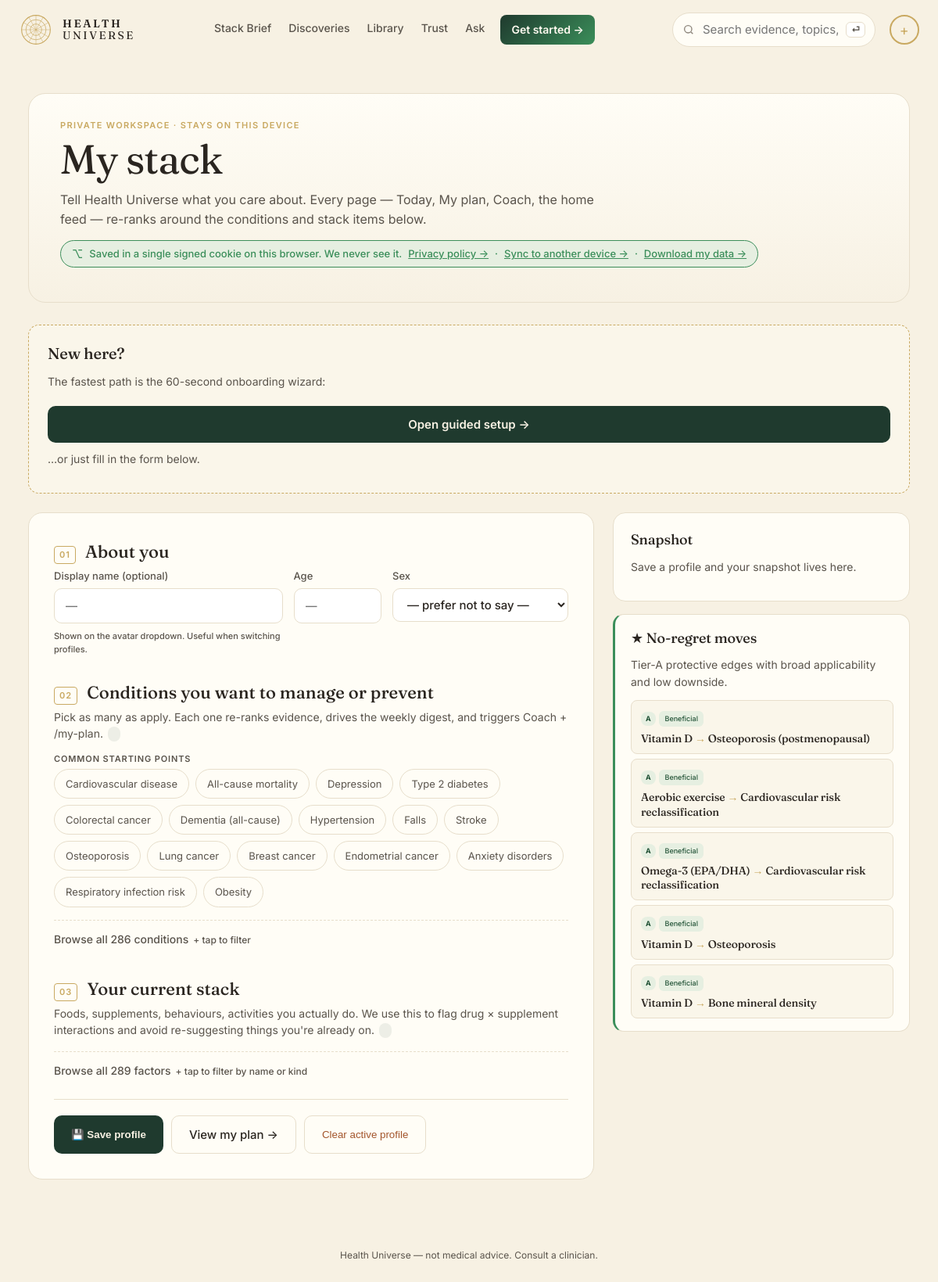
Page /me on the committed database.
### tables this page shows
CREATE TABLE edge (
    id              INTEGER PRIMARY KEY,
    factor_id       INTEGER NOT NULL REFERENCES entity(id),
    outcome_id      INTEGER NOT NULL REFERENCES entity(id),
    direction       TEXT NOT NULL CHECK (direction IN (
                      'protective','harmful','neutral','u_shaped','mixed')),
    tier            TEXT NOT NULL CHECK (tier IN ('A','B','C','D','X','deprecated')),
    effect_size     TEXT,         -- qualitative: trivial/small/moderate/large
    effect_quant    TEXT,         -- e.g. "RR 0.82 (0.74-0.91)"
    population      TEXT,         -- e.g. "adults>50; ApoE4 carriers"
    mechanism       TEXT,         -- 1-paragraph plain English
    summary         TEXT,         -- card body copy
    caveats         TEXT,
    seed_source     TEXT NOT NULL CHECK (seed_source IN ('claude_seed','gemma_daily','manual')),
    created_at      TEXT NOT NULL DEFAULT (datetime('now')),
    updated_at      TEXT NOT NULL DEFAULT (datetime('now')),
    last_reviewed   TEXT NOT NULL DEFAULT (datetime('now')), embedding BLOB, embedded_at TEXT, review_status TEXT DEFAULT "unreviewed",
    UNIQUE(factor_id, outcome_id, population)
);

CREATE TABLE entity (
    id            INTEGER PRIMARY KEY,
    slug          TEXT NOT NULL UNIQUE,
    name          TEXT NOT NULL,
    kind          TEXT NOT NULL CHECK (kind IN (
                    'food','nutrient','supplement','drug','activity',
                    'behavior','environmental','pathogen','gene',
                    'biomarker','condition','process')),
    aliases       TEXT,           -- JSON array
    description   TEXT,
    created_at    TEXT NOT NULL DEFAULT (datetime('now')),
    updated_at    TEXT NOT NULL DEFAULT (datetime('now'))
, embedding BLOB, embedded_at TEXT);

### web/app.py (the view)
@app.get("/me", response_class=HTMLResponse)
def me(request: Request):
    p = decode(request.cookies.get(COOKIE))
    with connect() as conn:
        all_factors = conn.execute(
            "SELECT slug, name, kind FROM entity WHERE kind IN "
            "('food','supplement','nutrient','activity','behavior') ORDER BY name"
        ).fetchall()
        all_outcomes = conn.execute(
            "SELECT slug, name FROM entity WHERE kind='condition' ORDER BY name"
        ).fetchall()
        relevant: list[dict] = []
        if p.stack or p.conditions:
            placeholders_f = ",".join("?" * max(len(p.stack), 1))
            placeholders_c = ",".join("?" * max(len(p.conditions), 1))
            rows = conn.execute(f"""
                SELECT e.id, e.tier, e.direction, e.summary, e.updated_at,
                       f.slug AS f_slug, f.name AS f_name,
                       o.slug AS o_slug, o.name AS o_name
                FROM edge e
                JOIN entity f ON f.id = e.factor_id
                JOIN entity o ON o.id = e.outcome_id
                WHERE (f.slug IN ({placeholders_f or "''"}))
                   OR (o.slug IN ({placeholders_c or "''"}))""",
                (*p.stack, *p.conditions)).fetchall()
            relevant = sorted([dict(r) for r in rows],
                              key=lambda e: -relevance_score(e, p))[:30]
        red_flags = _red_flags_in_stack(conn, p, limit=8)
        no_regret = _no_regret_movers(conn, p, limit=8)
        top_conditions = [dict(r) for r in conn.execute("""
            SELECT o.slug, o.name, COUNT(e.id) AS n
            FROM edge e JOIN entity o ON o.id=e.outcome_id
            WHERE o.kind IN ('condition','outcome') AND e.tier IN ('A','B')
            GROUP BY o.slug ORDER BY n DESC LIMIT 16""").fetchall()]
    return render(request, "me.html", {
        "title": "My stack",
        "profile": p,
        "factors": [dict(r) for r in all_factors],
        "outcomes": [dict(r) for r in all_outcomes],
        "relevant": relevant,
        "red_flags": red_flags,
        "no_regret": no_regret,
        "top_conditions": top_conditions,
        "saved": request.query_params.get("saved") == "1",
    })

### web/templates/me.html (shortened to what this page needs)
{% extends "base.html" %}
{% block content %}
<section class="stack-page">
  <header class="stack-head">
    <p class="stack-eyebrow">Private workspace · stays on this device</p>
    <h1 class="stack-title">My stack</h1>
    <p class="stack-lede">
      Tell Health Universe what you care about. Every page — Today, My
      plan, Coach, the home feed — re-ranks around the conditions and
      stack items below.
    </p>
    <p class="stack-privacy">
      <span class="stack-privacy-icon" aria-hidden="true">⌥</span>
      Saved in a single signed cookie on this browser. We never see it.
      <a class="link" href="/privacy">Privacy policy →</a> ·
      <a class="link" href="/sync">Sync to another device →</a> ·
      <a class="link" href="/data-export">Download my data →</a>
    </p>
  </header>
  {% if not profile.conditions and not profile.stack %}
  <div class="stack-onboarding">
    <h2>New here?</h2>
    <p class="muted body-sm">The fastest path is the 60-second onboarding wizard:</p>
    <a class="btn-primary inline" href="/start">Open guided setup →</a>
    <p class="muted body-sm" style="margin-top:10px">…or just fill in the form below.</p>
  </div>
  {% endif %}
  <div class="stack-grid">
    <form method="post" action="/me" class="stack-form" autocomplete="off">
      <fieldset class="stack-fieldset">
        <legend class="stack-legend"><span class="stack-num">01</span> About you</legend>
        <div class="stack-row-3">
          <label class="stack-label">Display name (optional)
            <input type="text" name="name" maxlength="40" placeholder="—"
                   value="{{ profile.name or '' }}">
            <small class="muted">Shown on the avatar dropdown. Useful when switching profiles.</small>
          </label>
          <label class="stack-label">Age
            <input type="number" name="age" min="1" max="120"
                   value="{{ profile.age or '' }}" placeholder="—">
          </label>
          <label class="stack-label">Sex
            <select name="sex">
              <option value="">— prefer not to say —</option>
            </select>
          </label>
        </div>
      </fieldset>
      <fieldset class="stack-fieldset">
        <legend class="stack-legend"><span class="stack-num">02</span> Conditions you want to manage or prevent</legend>
        <p class="stack-fieldset-help">
          Pick as many as apply. Each one re-ranks evidence, drives the
          weekly digest, and triggers Coach + /my-plan.
          <span id="cond-counter" class="stack-counter"></span>
        </p>
        {% if top_conditions %}
        <p class="stack-quickpick-label">Common starting points</p>
        <div class="stack-chips stack-chips-quick" id="cond-quick">
          {% for c in top_conditions %}
          <label class="stack-chip">
            <span>{{ c.name }}</span>
          </label>
          {% endfor %}
        </div>
        {% endif %}
        <details class="stack-collapsible" {% if profile.conditions|length > 4 %}open{% endif %}>
          <summary class="stack-collapsible-sum">
            Browse all {{ outcomes|length }} conditions
            <small class="muted">+ tap to filter</small>
          </summary>
        </details>
      </fieldset>
      <fieldset class="stack-fieldset">
        <legend class="stack-legend"><span class="stack-num">03</span> Your current stack</legend>
        <p class="stack-fieldset-help">
          Foods, supplements, behaviours, activities you actually do.
          We use this to flag drug × supplement interactions and avoid
          re-suggesting things you're already on.
          <span id="stack-counter" class="stack-counter"></span>
        </p>
        <details class="stack-collapsible" {% if profile.stack|length > 0 %}open{% endif %}>
          <summary class="stack-collapsible-sum">
            Browse all {{ factors|length }} factors
            <small class="muted">+ tap to filter by name or kind</small>
          </summary>
        </details>
      </fieldset>
      <div class="stack-actions">
        <button class="btn-primary" type="submit">💾 Save profile</button>
        <a class="btn-secondary inline" href="/my-plan">View my plan →</a>
        <button class="btn-secondary stack-clear" type="submit"
                formaction="/me/clear" formmethod="post"
                onclick="return confirm('Clear everything in this active profile? Alternates and email are kept.')">
          Clear active profile
        </button>
      </div>
    </form>
    <aside class="stack-side">
      <div class="stack-summary">
        <h2 class="stack-side-h">Snapshot</h2>
        {% if profile.age or profile.sex or profile.conditions or profile.stack %}
        <dl class="stack-snapshot">
          {% if profile.age or profile.sex %}
          <div><dt>Demographics</dt><dd>{{ profile.age or "—" }}{% if profile.age and profile.sex %} · {% endif %}{{ profile.sex or "" }}</dd></div>
          {% endif %}
          <div><dt>Conditions tracked</dt><dd>{{ profile.conditions|length }}</dd></div>
          <div><dt>Stack items</dt><dd>{{ profile.stack|length }}</dd></div>
          {% if profile.email %}<div><dt>Sync email</dt><dd>{{ profile.email }}</dd></div>{% endif %}
          {% if profile.alternates %}<div><dt>Profiles</dt><dd>{{ 1 + profile.alternates|length }}</dd></div>{% endif %}
        </dl>
        {% else %}
        <p class="muted body-sm">Save a profile and your snapshot lives here.</p>
        {% endif %}
      </div>
      {% if no_regret %}
      <div class="stack-noregret">
        <h2 class="stack-side-h">★ No-regret moves</h2>
        <p class="muted body-sm">Tier-A protective edges with broad applicability and low downside.</p>
        <ul class="stack-flag-list">
          {% for m in no_regret[:5] %}
          <li>
            <a href="/edge/{{ m.id }}" class="stack-flag-card stack-flag-good">
              <span class="pill tier-{{ m.tier }}">{{ m.tier }}</span>
              <span class="badge dir-protective">Beneficial</span>
              <h3>{{ m.f_name }} <span class="lib-arrow">→</span> {{ m.o_name }}</h3>
            </a>
          </li>
          {% endfor %}
        </ul>
      </div>
      {% endif %}
    </aside>
  </div>
</section>
{% endblock %}

### rows in the picture
edge: tier "A", f_name "Vitamin D", o_name "Osteoporosis (postmenopausal)"
edge: tier "A", f_name "Aerobic exercise", o_name "Cardiovascular risk reclassification"
edge: tier "A", f_name "Omega-3 (EPA/DHA)", o_name "Cardiovascular risk reclassification"
edge: tier "A", f_name "Vitamin D", o_name "Osteoporosis"
edge: tier "A", f_name "Vitamin D", o_name "Bone mineral density"

### other values in the picture
{{ nav_initials or '+' }} "+"
{{ c.name }} "Cardiovascular disease" "All-cause mortality" "Depression" "Type 2 diabetes" "Colorectal cancer" "Dementia (all-cause)" "Hypertension" "Falls" "Stroke" "Osteoporosis" "Lung cancer" "Breast cancer" "Endometrial cancer" "Anxiety disorders" "Respiratory infection risk" "Obesity"
{{ outcomes|length }} "286"
{{ factors|length }} "289"
